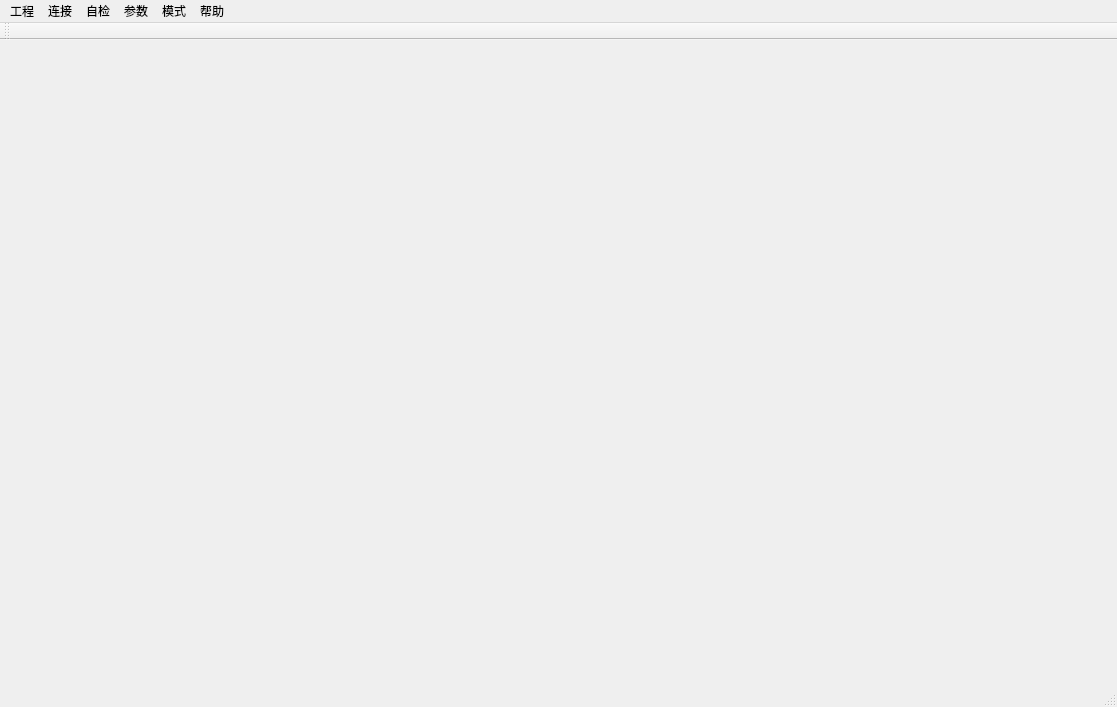
<?xml version="1.0" encoding="UTF-8"?>
<ui version="4.0">
 <class>MainWindow</class>
 <widget class="QMainWindow" name="MainWindow">
  <property name="geometry">
   <rect>
    <x>0</x>
    <y>0</y>
    <width>1117</width>
    <height>707</height>
   </rect>
  </property>
  <property name="windowTitle">
   <string>MainWindow</string>
  </property>
  <property name="toolTip">
   <string>选择文件夹</string>
  </property>
  <widget class="QWidget" name="centralwidget"/>
  <widget class="QMenuBar" name="menubar">
   <property name="geometry">
    <rect>
     <x>0</x>
     <y>0</y>
     <width>1117</width>
     <height>26</height>
    </rect>
   </property>
   <widget class="QMenu" name="menu">
    <property name="title">
     <string>工程</string>
    </property>
    <addaction name="action"/>
    <addaction name="action_2"/>
    <addaction name="action_3"/>
    <addaction name="action_7"/>
   </widget>
   <widget class="QMenu" name="menu_2">
    <property name="title">
     <string>连接</string>
    </property>
   </widget>
   <widget class="QMenu" name="menu_3">
    <property name="title">
     <string>自检</string>
    </property>
   </widget>
   <widget class="QMenu" name="menu_4">
    <property name="title">
     <string>参数</string>
    </property>
   </widget>
   <widget class="QMenu" name="menu_5">
    <property name="title">
     <string>模式</string>
    </property>
    <addaction name="action_5"/>
    <addaction name="action_6"/>
   </widget>
   <widget class="QMenu" name="menu_7">
    <property name="title">
     <string>帮助</string>
    </property>
   </widget>
   <addaction name="menu"/>
   <addaction name="menu_2"/>
   <addaction name="menu_3"/>
   <addaction name="menu_4"/>
   <addaction name="menu_5"/>
   <addaction name="menu_7"/>
  </widget>
  <widget class="QStatusBar" name="statusbar"/>
  <widget class="QToolBar" name="toolBar">
   <property name="windowTitle">
    <string>toolBar</string>
   </property>
   <property name="toolButtonStyle">
    <enum>Qt::ToolButtonTextUnderIcon</enum>
   </property>
   <attribute name="toolBarArea">
    <enum>TopToolBarArea</enum>
   </attribute>
   <attribute name="toolBarBreak">
    <bool>false</bool>
   </attribute>
  </widget>
  <action name="action">
   <property name="icon">
    <iconset>
     <normaloff>D:/ASUS/Pictures/Saved Pictures/微信图片_2025-08-20_164555_959.jpg</normaloff>D:/ASUS/Pictures/Saved Pictures/微信图片_2025-08-20_164555_959.jpg</iconset>
   </property>
   <property name="text">
    <string>新建</string>
   </property>
  </action>
  <action name="action_2">
   <property name="text">
    <string>打开</string>
   </property>
  </action>
  <action name="action_3">
   <property name="text">
    <string>保存</string>
   </property>
   <property name="shortcut">
    <string>Shift+S</string>
   </property>
  </action>
  <action name="action_4">
   <property name="text">
    <string>另存为</string>
   </property>
  </action>
  <action name="action_5">
   <property name="text">
    <string>实时</string>
   </property>
  </action>
  <action name="action_6">
   <property name="text">
    <string>回放</string>
   </property>
  </action>
  <action name="action_7">
   <property name="text">
    <string>关闭</string>
   </property>
  </action>
 </widget>
 <resources/>
 <connections/>
</ui>
